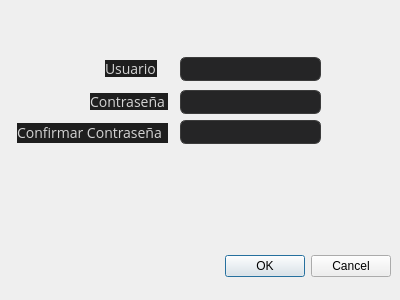
<?xml version="1.0" encoding="UTF-8"?>
<ui version="4.0">
 <class>dialogRegister</class>
 <widget class="QDialog" name="dialogRegister">
  <property name="geometry">
   <rect>
    <x>0</x>
    <y>0</y>
    <width>400</width>
    <height>300</height>
   </rect>
  </property>
  <property name="windowTitle">
   <string>Dialog</string>
  </property>
  <property name="styleSheet">
   <string notr="true">dialogRegister {
	background-color: #1e1e1e;
}</string>
  </property>
  <widget class="QDialogButtonBox" name="btnOkCancelar">
   <property name="geometry">
    <rect>
     <x>50</x>
     <y>250</y>
     <width>341</width>
     <height>32</height>
    </rect>
   </property>
   <property name="styleSheet">
    <string notr="true">QDialogButtonBox {
                                        background-color: #0e639c;
                                        border: none;
                                        border-radius: 6px;
                                        color: white;
                                        font-size: 14px;
                                        padding: 10px;
                                        font-weight: bold;
                                    }
                                    QPushButton:hover {
                                        background-color: #1177bb;
                                    }
                                    QPushButton:pressed {
                                        background-color: #094771;
                                    }</string>
   </property>
   <property name="orientation">
    <enum>Qt::Horizontal</enum>
   </property>
   <property name="standardButtons">
    <set>QDialogButtonBox::Cancel|QDialogButtonBox::Ok</set>
   </property>
  </widget>
  <widget class="QLineEdit" name="lineditUser">
   <property name="geometry">
    <rect>
     <x>180</x>
     <y>57</y>
     <width>141</width>
     <height>24</height>
    </rect>
   </property>
   <property name="styleSheet">
    <string notr="true">                                    QLineEdit {
                                        background-color: #252526;
                                        border: 1px solid #3c3c3c;
                                        border-radius: 6px;
                                        padding: 2px;
                                        color: #d4d4d4;
                                        font-size: 12px;
                                    }
                                    QLineEdit:focus {
                                        border: 1px solid #007acc;
                                    }</string>
   </property>
  </widget>
  <widget class="QLabel" name="lblPass">
   <property name="geometry">
    <rect>
     <x>90</x>
     <y>93</y>
     <width>78</width>
     <height>17</height>
    </rect>
   </property>
   <property name="font">
    <font>
     <family>Open Sans</family>
     <pointsize>-1</pointsize>
    </font>
   </property>
   <property name="styleSheet">
    <string notr="true">QLabel {
                                        background-color: #1e1e1e;
                                        border: 0px;
                                        color: #d4d4d4;
                                        font-size: 14px;        
                                    }</string>
   </property>
   <property name="text">
    <string>Contraseña</string>
   </property>
  </widget>
  <widget class="QLineEdit" name="lineditPass">
   <property name="geometry">
    <rect>
     <x>180</x>
     <y>90</y>
     <width>141</width>
     <height>24</height>
    </rect>
   </property>
   <property name="styleSheet">
    <string notr="true">                                    QLineEdit {
                                        background-color: #252526;
                                        border: 1px solid #3c3c3c;
                                        border-radius: 6px;
                                        padding: 2px;
                                        color: #d4d4d4;
                                        font-size: 12px;
                                    }
                                    QLineEdit:focus {
                                        border: 1px solid #007acc;
                                    }</string>
   </property>
  </widget>
  <widget class="QLabel" name="lblUser">
   <property name="enabled">
    <bool>true</bool>
   </property>
   <property name="geometry">
    <rect>
     <x>105</x>
     <y>60</y>
     <width>52</width>
     <height>17</height>
    </rect>
   </property>
   <property name="font">
    <font>
     <family>Open Sans</family>
     <pointsize>-1</pointsize>
    </font>
   </property>
   <property name="styleSheet">
    <string notr="true">QLabel {
                                        background-color: #1e1e1e;
                                        border: 0px;
                                        color: #d4d4d4;
                                        font-size: 14px;        
                                    }</string>
   </property>
   <property name="text">
    <string>Usuario</string>
   </property>
  </widget>
  <widget class="QLabel" name="lblPassConfirm">
   <property name="geometry">
    <rect>
     <x>17</x>
     <y>123</y>
     <width>151</width>
     <height>20</height>
    </rect>
   </property>
   <property name="font">
    <font>
     <family>Open Sans</family>
     <pointsize>-1</pointsize>
    </font>
   </property>
   <property name="styleSheet">
    <string notr="true">QLabel {
                                        background-color: #1e1e1e;
                                        border: 0px;
                                        color: #d4d4d4;
                                        font-size: 14px;        
                                    }</string>
   </property>
   <property name="text">
    <string>Confirmar Contraseña</string>
   </property>
  </widget>
  <widget class="QLineEdit" name="lineditPassConfirm">
   <property name="geometry">
    <rect>
     <x>180</x>
     <y>120</y>
     <width>141</width>
     <height>24</height>
    </rect>
   </property>
   <property name="styleSheet">
    <string notr="true">                                    QLineEdit {
                                        background-color: #252526;
                                        border: 1px solid #3c3c3c;
                                        border-radius: 6px;
                                        padding: 2px;
                                        color: #d4d4d4;
                                        font-size: 12px;
                                    }
                                    QLineEdit:focus {
                                        border: 1px solid #007acc;
                                    }</string>
   </property>
  </widget>
 </widget>
 <resources/>
 <connections>
  <connection>
   <sender>btnOkCancelar</sender>
   <signal>accepted()</signal>
   <receiver>dialogRegister</receiver>
   <slot>accept()</slot>
   <hints>
    <hint type="sourcelabel">
     <x>248</x>
     <y>254</y>
    </hint>
    <hint type="destinationlabel">
     <x>157</x>
     <y>274</y>
    </hint>
   </hints>
  </connection>
  <connection>
   <sender>btnOkCancelar</sender>
   <signal>rejected()</signal>
   <receiver>dialogRegister</receiver>
   <slot>reject()</slot>
   <hints>
    <hint type="sourcelabel">
     <x>316</x>
     <y>260</y>
    </hint>
    <hint type="destinationlabel">
     <x>286</x>
     <y>274</y>
    </hint>
   </hints>
  </connection>
 </connections>
</ui>
